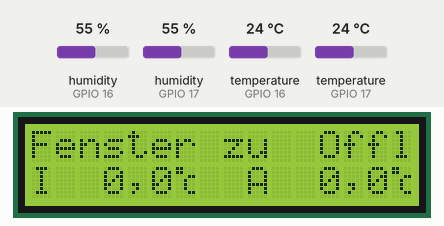
The sketch below on a simulated ESP32. On the bench: 16×2 character LCD. Inputs (shaded band) come from the test bench; at power-on: humidity (sensors on GPIO 16, GPIO 17) 55 %, temperature (sensors on GPIO 16, GPIO 17) 24 °C. WiFi joins after 1.5 s; servers stay silent unless stated; no MQTT or app messages arrive unless stated; what the sketch prints to the serial monitor is not drawn.

Above: at 1.2 s.
1.3 s: humidity (sensor on GPIO 16) set to 22 %
At 12.4 s:
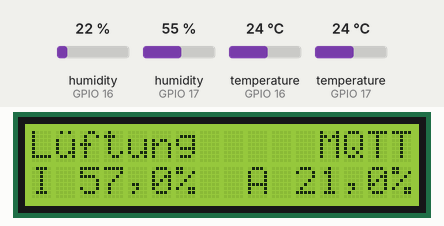
16.3 s: humidity (sensor on GPIO 17) set to 22 %
At 21.8 s:
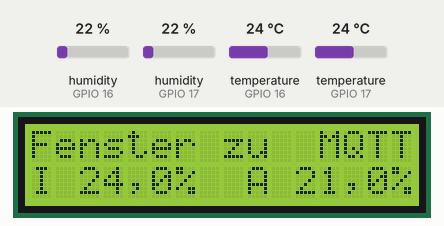
31.3 s: temperature (sensor on GPIO 16) set to 12 °C
At 44.0 s:
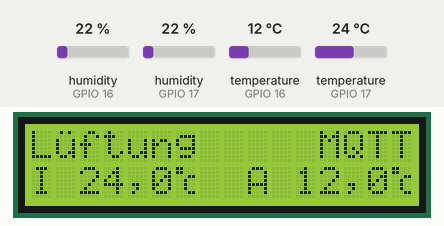
46.3 s: temperature (sensor on GPIO 17) set to 12 °C
At 53.5 s:
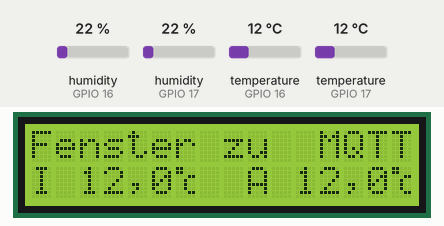
61.3 s: humidity (sensor on GPIO 16) set to 40 %
At 71.6 s:
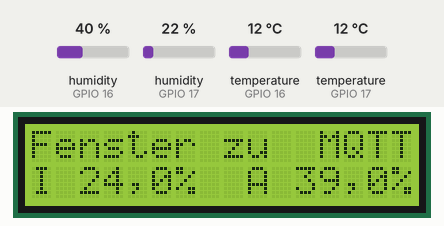
Timing chart, 0 to 73.1 s (numbered marks = the images above; inputs shaded):
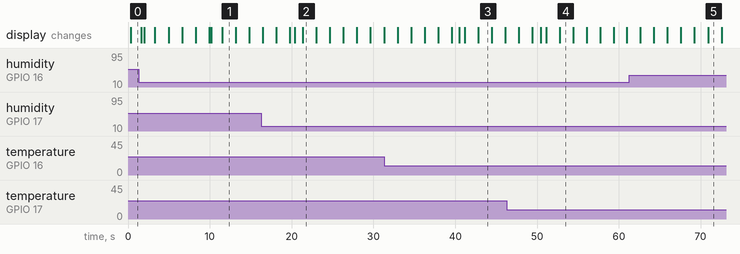

The sketch:

taupunktlogger.ino
```cpp
/**
 * This project was introduced in the German Make: magazine 1/22:
 * https://www.heise.de/select/make/2022/1/2135511212557842576
 *
 * Connections:
 *
 * ESP32 to ...
 * G21: LCD/SDA
 * G22: LCD/SCL
 *
 * G17: DHT22 inside (sensor 1)
 * G16: DHT22 outside (sensor 2)
 *
 * Libraries:
 * https://github.com/duinoWitchery/hd44780 version 1.3.2
 *
 */

#include "comm.h"
#include "sensors.h"

void setup() {
  Serial.begin(115200);
  Serial.println("Booting");
  setupDisplay();
  setupSensors();
  setupWifi();
}

void loop() {
  updateDisplay();
  readSensors();
  delay(100);
}
```

comm.h
```cpp
#include <WiFi.h>
#include <WiFiClientSecure.h>
#include <PubSubClient.h>

#include "secret.h"
#include "ota.h"
#include "sensors.h"

bool syncRequest = false;

TaskHandle_t WifiMqttTask;

#define TASK_DELAY 50
#define DEFAULT_TIMEOUT (5 * 1000 / TASK_DELAY)
bool isWifiConnected = false;
bool startOTA = true;
signed char wifi_reconnect_timeout = 0;
signed char mqtt_reconnect_timeout = 0;

WiFiClientSecure espClient;
PubSubClient client(espClient);


enum commstate {
  OFFL,
  WLAN,
  MQTT,
};
volatile commstate comm = OFFL;
const char* commstateStr[] = {"Offl", "WLAN", "MQTT"};

void WiFiEventHandler(WiFiEvent_t event) {
  Serial.printf("[WiFi-event] event: %d\n", event);
  switch (event) {
    case ARDUINO_EVENT_WIFI_STA_GOT_IP:
      Serial.println("WiFi connected");
      Serial.println("IP address: ");
      Serial.println(WiFi.localIP());
      isWifiConnected = true;
      comm = WLAN;
      /*
          Calling connectToMqtt() here gives a
          Guru Meditation Error: Core  1 panic'ed (Unhandled debug exception)
          Debug exception reason: Stack canary watchpoint triggered (network_event)
      */
      break;
    case ARDUINO_EVENT_WIFI_STA_DISCONNECTED:
      Serial.println("WiFi lost connection");
      // TODO: LCD output
      isWifiConnected = false;
      comm = OFFL;
      wifi_reconnect_timeout = DEFAULT_TIMEOUT;
      break;
  }
}

void connectToWifi() {
  if (isWifiConnected) {
    return;
  }

  Serial.println("Connecting to Wi-Fi...");
  WiFi.setHostname(WIFI_HOSTNAME);
  WiFi.begin(WIFI_SSID, WIFI_PWD);
}

void connectToMqtt() {
  Serial.println(F("Connecting to MQTT broker..."));

  if (client.connect(MQTT_CLIENTNAME, MQTT_USERNAME, MQTT_PASSWORD, "/d/r4/alive", 0, 1, "off", true)) {
    Serial.println(F("mqtt connected"));
    client.publish("/d/r4/alive", "on", true);
    comm = MQTT;
  } else {
    Serial.print(F("failed, status code ="));
    Serial.print(client.state());
    comm = isWifiConnected ? WLAN : OFFL;
  }
}

void publishFloat(const char* topic, float v)
{
#define PUBLISH_FLOAT_BUFFER_LENGTH 4
  char svalue[PUBLISH_FLOAT_BUFFER_LENGTH+1];
  dtostrf(v, PUBLISH_FLOAT_BUFFER_LENGTH, 1, svalue);
  client.publish(topic, svalue, true);
}

void ensureWifiAndMqtt() {
  if (!isWifiConnected) {
    if (wifi_reconnect_timeout > 0) {
      wifi_reconnect_timeout = wifi_reconnect_timeout - 1;
      return;
    }

    wifi_reconnect_timeout = DEFAULT_TIMEOUT;
    WiFi.disconnect();
    connectToWifi();
    return;
  }

  if (startOTA) {
    startOTA = false;
    setupOTA();
  }
  handleOTA();

  if (client.connected()) {
    client.loop();

  } else if (mqtt_reconnect_timeout > 0)
  {
    //    Serial.print(F("MQTT reconnect timeout = "));
    //    Serial.println(mqtt_reconnect_timeout);
    mqtt_reconnect_timeout--;
  } else {
    mqtt_reconnect_timeout = DEFAULT_TIMEOUT;
    connectToMqtt();
  }
}

// https://randomnerdtutorials.com/esp32-dual-core-arduino-ide/
void ensureWifiAndMqttTask(void * pvParameters) {
  Serial.print("ensureWifiAndMqtt running on core ");
  Serial.println(xPortGetCoreID());
  for (;;) {
    ensureWifiAndMqtt();
    delay(TASK_DELAY);
    if (sendMqttData || syncRequest) {
      sendMqttData = false;
      client.publish((const char*)F("/d/r4/sensors/window"), (const char*)(lueftung ? F("auf") : F("zu")));
      publishFloat((const char*)F("/d/r4/sensors/insidetemp"), tempInside);
      publishFloat((const char*)F("/d/r4/sensors/insidehum"), humInside);
      publishFloat((const char*)F("/d/r4/sensors/outsidetemp"), tempOutside);
      publishFloat((const char*)F("/d/r4/sensors/outsidehum"), humOutside);
    }
    if (syncRequest) {
      client.publish("/d/r4/alive", "on", true);
      syncRequest = false;
    }
  }
}

void setupWifi() {
  espClient.setCACert(ca_cert);
  client.setServer(MQTT_SERVER, MQTT_PORT);
  WiFi.onEvent(WiFiEventHandler);
  connectToWifi();
  xTaskCreatePinnedToCore(
    ensureWifiAndMqttTask,    /* Task function. */
    "WiFiMqtt",               /* name of task. */
    10000,                    /* Stack size of task */
    NULL,                     /* parameter of the task */
    1,                        /* priority of the task */
    &WifiMqttTask,            /* Task handle to keep track of created task */
    0);                       /* pin task to core 0 */
}
```

display.ino
```cpp
#include <Wire.h>
#define I2C_SDA 21
#define I2C_SCL 22

#include <hd44780.h>                       // main hd44780 header
#include <hd44780ioClass/hd44780_I2Cexp.h> // i2c expander i/o class header

#define lcdWidth 16
hd44780_I2Cexp lcd(0x27); // declare lcd object: auto locate & auto config expander chip

// Made with: https://kakedev.github.io/GlyphGenerator/
const PROGMEM uint8_t customchar[2][8] = {
  // Umlaut ü
  {0x0a, 0x00, 0x11, 0x11, 0x11, 0x13, 0x0d, 0x00},
  // °C
  {0x18, 0x18, 0x03, 0x04, 0x04, 0x04, 0x03, 0x00},
};


long lastDisplayDraw = 0;
long lastDisplaySwitch = 0;
byte sensorOutput = 0;

void setupDisplay() {
  // initialize the LCD
  lcd.begin(lcdWidth, 2);

  // Turn on the blacklight and print a message.
  lcd.setCursor(0, 0);
  lcd.print("Boot");
  lcd.createChar(1, customchar[0]);
  lcd.createChar(2, customchar[1]);
}

#define temperatureOutputLength 4

void updateDisplay() {
  unsigned long currentMillis = millis();
  if (currentMillis - lastDisplayDraw < 250) {
    return; // Drawing is not needed now
  }
  lastDisplayDraw = currentMillis;
  if (currentMillis - lastDisplaySwitch >= 1500) {
    sensorOutput = (sensorOutput + 1) % 2;
    lastDisplaySwitch = currentMillis;
//    Serial.print("sensor Output = ");
//    Serial.println(sensorOutput);
  }

  char buffer[16];
  char numFormattedStr[temperatureOutputLength + 1];

  if (sensorOutput == 0) {
    memcpy(buffer, "I __._\002  A __._\002", lcdWidth);
    dtostrf(tempInside, temperatureOutputLength, 1, numFormattedStr);
    strncpy(&buffer[2], numFormattedStr, temperatureOutputLength);
    dtostrf(tempOutside, temperatureOutputLength, 1, numFormattedStr);
    strncpy(&buffer[11], numFormattedStr, temperatureOutputLength);
    buffer[4] = ',';
    buffer[13] = ',';
  }
  if (sensorOutput == 1) {
    memcpy(buffer, "I __._%  A __._%", lcdWidth);
    dtostrf(humInside, temperatureOutputLength, 1, numFormattedStr);
    strncpy(&buffer[2], numFormattedStr, temperatureOutputLength);
    dtostrf(humOutside, temperatureOutputLength, 1, numFormattedStr);
    strncpy(&buffer[11], numFormattedStr, temperatureOutputLength);
    buffer[4] = ',';
    buffer[13] = ',';
  }

  // First line
  lcd.setCursor(0, 0);
  if (lueftung) {
    lcd.print("L\001ftung     ");
  } else {
    lcd.print("Fenster zu  ");
  }
  lcd.print(commstateStr[comm]);

  // Second line
  lcd.setCursor(0, 1);

  if (fehler > 0) {
    lcd.print(sensorError);
  } else {
    for (byte col = 0; col < lcdWidth; col++) {
      lcd.write(buffer[col]);
    }
  }
}
```

ota.h
```cpp
#include <ArduinoOTA.h>

void setupOTA() {
  ArduinoOTA.setPassword(OTAPASSWORD);
  ArduinoOTA
  .onStart([]() {
    String type;
    if (ArduinoOTA.getCommand() == U_FLASH)
      type = "sketch";
    else // U_SPIFFS
      type = "filesystem";

    // NOTE: if updating SPIFFS this would be the place to unmount SPIFFS using SPIFFS.end()
    Serial.println("Start updating " + type);
  })
  .onEnd([]() {
    Serial.println("\nEnd");
  })
  .onProgress([](unsigned int progress, unsigned int total) {
    Serial.printf("Progress: %u%%\r", (progress / (total / 100)));
  })
  .onError([](ota_error_t error) {
    Serial.printf("Error[%u]: ", error);
    if (error == OTA_AUTH_ERROR) Serial.println("Auth Failed");
    else if (error == OTA_BEGIN_ERROR) Serial.println("Begin Failed");
    else if (error == OTA_CONNECT_ERROR) Serial.println("Connect Failed");
    else if (error == OTA_RECEIVE_ERROR) Serial.println("Receive Failed");
    else if (error == OTA_END_ERROR) Serial.println("End Failed");
  });

  ArduinoOTA.begin();
}


void handleOTA () {
  ArduinoOTA.handle();
}
```

secret_default.h
```cpp
#define WIFI_SSID "SSID" // Put you SSID here
#define WIFI_PWD "12345678" // Put you WiFi password here
#define WIFI_HOSTNAME "esp-001"

#define MQTT_SERVER "mqtt.example.org"
#define MQTT_PORT 8883
#define MQTT_USERNAME "IoTDevice"
#define MQTT_PASSWORD "IoT0nlyS3cur3"
#define MQTT_CLIENTNAME "esp8266-a"

const char* ca_cert = \
"-----BEGIN CERTIFICATE-----\n" \
"MIIDpzCCAo+gAwIBAgIJAOHc50EeJ6aeMA0GCSqGSIb3DQEBDQUAMGoxFzAVBgNV\n" \
"BAMMDkFuIE1RVFQgYnJva2VyMRYwFAYDVQQKDA1Pd25UcmFja3Mub3JnMRQwEgYD\n" \
"VQQLDAtnZW5lcmF0ZS1DQTEhMB8GCSqGSIb3DQEJARYSbm9ib2R5QGV4YW1wbGUu\n" \
"bmV0MB4XDTE3MDgyNzAyMDQwNFoXDTMyMDgyMzAyMDQwNFowajEXMBUGA1UEAwwO\n" \
"QW4gTVFUVCBicm9rZXIxFjAUBgNVBAoMDU93blRyYWNrcy5vcmcxFDASBgNVBAsM\n" \
"C2dlbmVyYXRlLUNBMSEwHwYJKoZIhvcNAQkBFhJub2JvZHlAZXhhbXBsZS5uZXQw\n" \
"ggEiMA0GCSqGSIb3DQEBAQUAA4IBDwAwggEKAoIBAQC8mQfR058k7LBV7Xt6RiZL\n" \
"BIpC5ewSweAnsaS6Ue+jx6uruJsccnIJbiHJVjOcSYV3JLMt3un7d0JTottW6Zx/\n" \
"VleYC4CUzf3bcHLe7Qhl0veP9QAdZceblMCbEqAM9227EaXKQVzAYGwRnuxvfJM7\n" \
"P84iu2J/zB4o+AEWUJDIW38SO4b+0i1FYHmKKxEx7dztDyCJvTsn35wX3oKlJ5e+\n" \
"na/6csD+Ngh9QQ+wDd02TBqXKB7UXyRT5ECesu19U6CTE7Wr9xECbDO262aD6GtC\n" \
"HpeSAWqa6HKbKjZ20pL5V5ceS85TdWbvPdVrFUDWMIhK9dNuwhIK0s6VyRcJkbe5\n" \
"AgMBAAGjUDBOMB0GA1UdDgQWBBQPZ0u1jIg65jT3Th42VGMnya6VDDAfBgNVHSME\n" \
"GDAWgBQPZ0u1jIg65jT3Th42VGMnya6VDDAMBgNVHRMEBTADAQH/MA0GCSqGSIb3\n" \
"DQEBDQUAA4IBAQB8JrNsV32aXBOLSX8WqoHuU2NOJH+1fTdGDLYLEAPe/x3YxkNC\n" \
"MJDx8TGLSQsz4L0kCsLEQ/qsnkuPJUt3x7eNIMOrvS+zDv9wXqnGwMgeAOtEkG5n\n" \
"NbPezM50ovgZAuEZMphp2s/Zl0EROydnqpkweWa5bxYRkiQBlp0nUkCtec3PZ6iO\n" \
"QVPj/bHHi4T3jkbL0+oLNShv9Zw9hr6BkKCVqeHe9prlOMVuEJOVrEKzkhhAY90p\n" \
"Wwrj+OQYCLllJVD9VQhLVOXLg1bSuqkld3PCQBFNvrvk4Up61wuu/Oj5c5g8vwYd\n" \
"0ul29sU3heTw4ZXifpbMXRM36LFNH5uLrSba\n" \
"-----END CERTIFICATE-----\n";

#define OTAPASSWORD "ota-for-the-win"
```

sensors.h
```cpp
#ifndef SENSORS
#define SENSORS

// *******  Korrekturwerte der einzelnen Sensorwerte  *******
#define Korrektur_t_1  0 // Korrekturwert Innensensor Temperatur
#define Korrektur_t_2  0 // Korrekturwert Außensensor Temperatur
#define Korrektur_h_1  2  // Korrekturwert Innensensor Luftfeuchtigkeit
#define Korrektur_h_2  -1  // Korrekturwert Außensensor Luftfeuchtigkeit
//***********************************************************
#define SCHALTmin   5.0 // minimaler Taupunktunterschied, bei dem das Relais schaltet
#define HYSTERESE   1.0 // Abstand von Ein- und Ausschaltpunkt
#define TEMP1_min  10.0 // Minimale Innentemperatur, bei der die Lüftung aktiviert wird
#define TEMP2_min -10.0 // Minimale Außentemperatur, bei der die Lüftung aktiviert wird

#define DHTPIN_1 17 // Datenleitung für den DHT-Sensor 1 (innen)
#define DHTPIN_2 16 // Datenleitung für den DHT-Sensor 2 (außen)
#define DHTTYPE_1 DHT22 // DHT 22
#define DHTTYPE_2 DHT22 // DHT 22

volatile float tempInside = 0.0;
volatile float tempOutside = 0.0;
volatile float humInside = 0.0;
volatile float humOutside = 0.0;
volatile bool lueftung = false;
volatile bool sendMqttData = false;

volatile byte fehler = 0;
String sensorError = "";

#include "DHT.h"

DHT dht1(DHTPIN_1, DHTTYPE_1); //Der Innensensor wird ab jetzt mit dht1 angesprochen
DHT dht2(DHTPIN_2, DHTTYPE_2); //Der Außensensor wird ab jetzt mit dht2 angesprochen


void setupSensors() {
  Serial.println("Initialize sensors");
  dht1.begin();
  dht2.begin();
}

long lastSensorRead = 0;

float taupunkt(float t, float r) {

  float a, b;

  if (t >= 0) {
    a = 7.5;
    b = 237.3;
  } else if (t < 0) {
    a = 7.6;
    b = 240.7;
  }

  // Sättigungsdampfdruck in hPa
  float sdd = 6.1078 * pow(10, (a * t) / (b + t));

  // Dampfdruck in hPa
  float dd = sdd * (r / 100);

  // v-Parameter
  float v = log10(dd / 6.1078);

  // Taupunkttemperatur (°C)
  float tt = (b * v) / (a - v);
  return { tt };
}

void readSensors() {
  unsigned long currentMillis = millis();
  if (currentMillis - lastSensorRead < 10000) {
    return; // Reading
  }
  lastSensorRead = currentMillis;

  Serial.println("Read sensors");
  float h1 = dht1.readHumidity() + Korrektur_h_1;     // Innenluftfeuchtigkeit auslesen und unter „h1“ speichern
  float t1 = dht1.readTemperature() + Korrektur_t_1;  // Innentemperatur auslesen und unter „t1“ speichern
  float h2 = dht2.readHumidity() + Korrektur_h_2;     // Außenluftfeuchtigkeit auslesen und unter „h2“ speichern
  float t2 = dht2.readTemperature() + Korrektur_t_2;  // Außentemperatur auslesen und unter „t2“ speichern

  if (fehler > 0) {
    fehler--;
  }
  if (isnan(h1) || isnan(t1) || isnan(h2) || isnan(t2)) {
    fehler = 8; // number of ticks to show error
    if (isnan(h1) || isnan(t1) || h1 > 100 || h1 < 1 || t1 < -40 || t1 > 80 )  {
      Serial.println(F("Fehler beim Auslesen vom 1. Sensor!"));
      sensorError = F("Fehler Sensor I ");
    }
    if (isnan(h2) || isnan(t2) || h2 > 100 || h2 < 1 || t2 < -40 || t2  > 80)  {
      Serial.println(F("Fehler beim Auslesen vom 2. Sensor!"));
      sensorError = F("Fehler Sensor A ");
    }
  }

  if (fehler > 0) {
    return;
  }
  //**** Taupunkte errechnen********
  float Taupunkt_1 = taupunkt(t1, h1);
  float Taupunkt_2 = taupunkt(t2, h2);

  tempInside = t1;
  tempOutside = t2;
  humInside = min(99.9f, h1);
  humOutside = min(99.9f, h2);

  sendMqttData = true;

  // Werteausgabe auf Serial Monitor
  Serial.print(F("Sensor-1: " ));
  Serial.print(F("Luftfeuchtigkeit: "));
  Serial.print(h1);
  Serial.print(F("%  Temperatur: "));
  Serial.print(t1);
  Serial.print(F("°C  "));
  Serial.print(F("  Taupunkt: "));
  Serial.print(Taupunkt_1);
  Serial.println(F("°C  "));

  Serial.print("Sensor-2: " );
  Serial.print(F("Luftfeuchtigkeit: "));
  Serial.print(h2);
  Serial.print(F("%  Temperatur: "));
  Serial.print(t2);
  Serial.print(F("°C "));
  Serial.print(F("   Taupunkt: "));
  Serial.print(Taupunkt_2);
  Serial.println(F("°C  "));

  Serial.println();


  float DeltaTP = Taupunkt_1 - Taupunkt_2;

  if (DeltaTP > (SCHALTmin + HYSTERESE)) lueftung = true;
  if (DeltaTP < (SCHALTmin)) lueftung = false;
  if (t1 < TEMP1_min) lueftung = false;
  if (t2 < TEMP2_min) lueftung = false;
}

#endif
```

Measured:
- after the input at 1.3 s, the display: first differs from a run without the input after 8.9 s (image 1 shows a later state)
- after the input at 16.3 s, the display: first differs from a run without the input after 4.1 s (image 2 shows a later state)
- after the input at 31.3 s, the display: first differs from a run without the input after 9.2 s (image 3)
- after the input at 46.3 s, the display: first differs from a run without the input after 4.1 s (image 4)
- after the input at 61.3 s, the display: first differs from a run without the input after 9.6 s (image 5)
- what the display in image 1 shows lasts 1.7 s, from 11.5 s to 13.2 s
